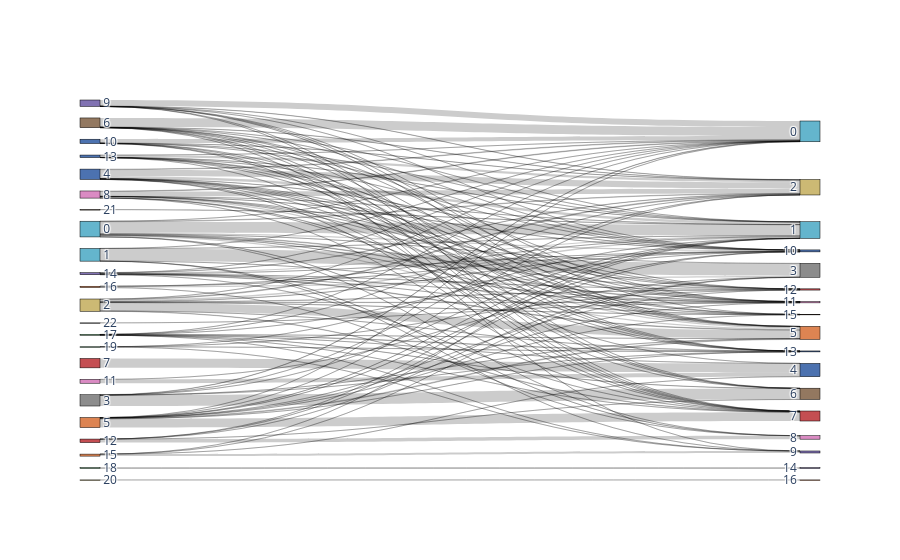
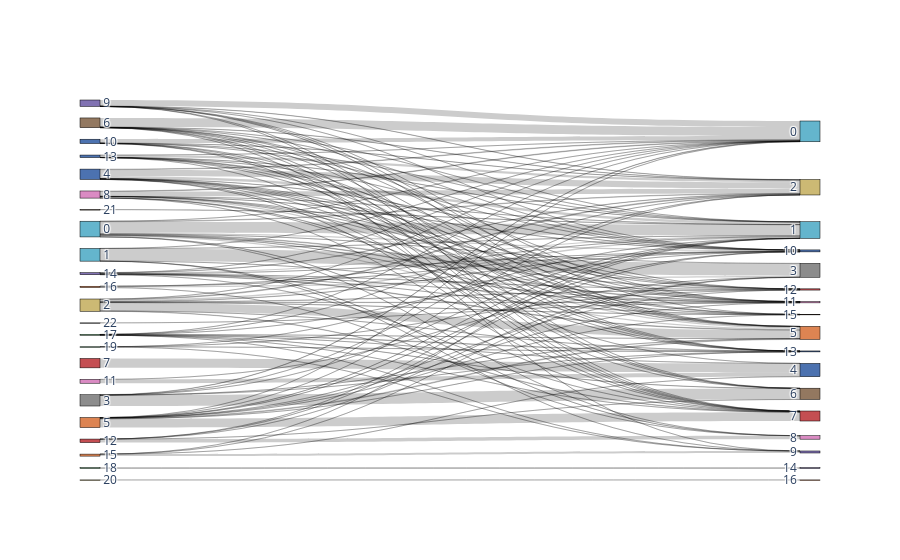

Notebook code for these charts, in order:
### Code cell
bc.tl.report(adata_pred=adata, celltype='leiden_std', method='regress_out_before_hvg_selection', analysis_name=analysis_name,
                        test_dataset='adata_new', name_prediction='leiden', name_report='compare_leiden', use_raw=False,
                        remove_nonshared=False, clustering='leiden', asymmetric_matrix=True, delimiter='\t', verbose=True)

### Figure 1 — Plotly figure (JSON) as saved in the notebook; plotly's stock layout.template omitted (floating-point values rounded to 4 significant figures; data arrays with more than 128 entries replaced by an {"elided": "..."} marker saying what was removed)
{"data": [{"link": {"source": {"elided": "144 int values"}, "target": {"elided": "144 int values"}, "value": {"elided": "144 int values"}}, "node": {"color": ["#64b5cd", "#64b5cd", "#ccb974", "#8c8c8c", "#4c72b0", "#dd8452", "#937860", "#c44e52", "#da8bc3", "#8172b3", "#4c72b0", "#da8bc3", "#c44e52", "#4c72b0", "#8172b3", "#dd8452", "#dd8452", "#55a868", "#55a868", "#55a868", "#ccb974", "#937860", "#8c8c8c", "#64b5cd", "#64b5cd", "#ccb974", "#8c8c8c", "#4c72b0", "#dd8452", "#937860", "#c44e52", "#da8bc3", "#8172b3", "#4c72b0", "#da8bc3", "#c44e52", "#4c72b0", "#8172b3", "#dd8452", "#dd8452"], "label": ["0", "1", "2", "3", "4", "5", "6", "7", "8", "9", "10", "11", "12", "13", "14", "15", "16", "17", "18", "19", "20", "21", "22", "0", "1", "2", "3", "4", "5", "6", "7", "8", "9", "10", "11", "12", "13", "14", "15", "16"], "line": {"color": "black", "width": 0.5}, "pad": 15, "thickness": 20}, "type": "sankey"}], "layout": {}}

### Figure 2 — Plotly figure (JSON) as saved in the notebook; plotly's stock layout.template omitted (floating-point values rounded to 4 significant figures; data arrays with more than 128 entries replaced by an {"elided": "..."} marker saying what was removed)
{"data": [{"link": {"source": {"elided": "144 int values"}, "target": {"elided": "144 int values"}, "value": {"elided": "144 int values"}}, "node": {"color": ["#64b5cd", "#64b5cd", "#ccb974", "#8c8c8c", "#4c72b0", "#dd8452", "#937860", "#c44e52", "#da8bc3", "#8172b3", "#4c72b0", "#da8bc3", "#c44e52", "#4c72b0", "#8172b3", "#dd8452", "#dd8452", "#55a868", "#55a868", "#55a868", "#ccb974", "#937860", "#8c8c8c", "#64b5cd", "#64b5cd", "#ccb974", "#8c8c8c", "#4c72b0", "#dd8452", "#937860", "#c44e52", "#da8bc3", "#8172b3", "#4c72b0", "#da8bc3", "#c44e52", "#4c72b0", "#8172b3", "#dd8452", "#dd8452"], "label": ["0", "1", "2", "3", "4", "5", "6", "7", "8", "9", "10", "11", "12", "13", "14", "15", "16", "17", "18", "19", "20", "21", "22", "0", "1", "2", "3", "4", "5", "6", "7", "8", "9", "10", "11", "12", "13", "14", "15", "16"], "line": {"color": "black", "width": 0.5}, "pad": 15, "thickness": 20}, "type": "sankey"}], "layout": {}}
